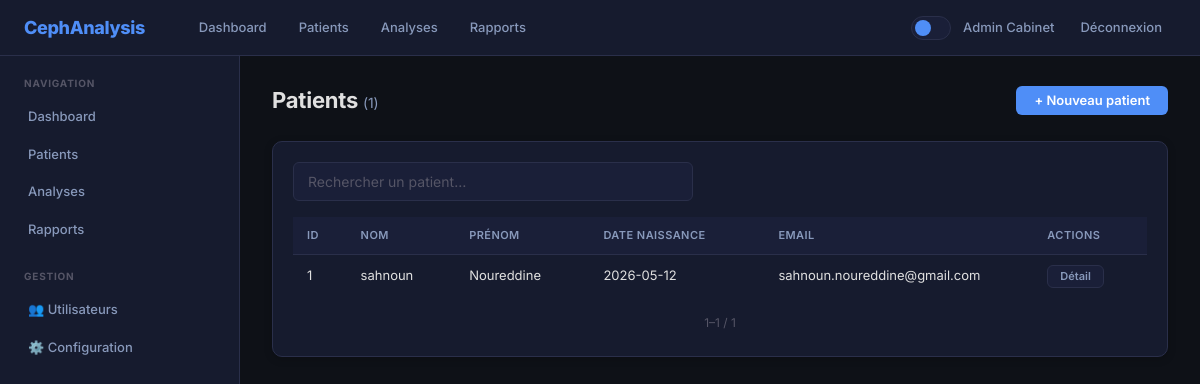
The app's page /patients (signed in) with its own data.
### web_gateway/models.py (models this page shows)
class User(Base):
    __tablename__ = "users"
    id = Column(Integer, primary_key=True)
    email = Column(String, unique=True, nullable=False)
    password_hash = Column(String, nullable=False)
    first_name = Column(String, nullable=False)
    last_name = Column(String, nullable=False)
    role_id = Column(Integer, ForeignKey("roles.id"), nullable=False)
    speciality = Column(String)
    license_number = Column(String)
    signature_image = Column(Text)
    is_active = Column(Boolean, default=True)
    last_login = Column(DateTime)
    created_by = Column(Integer, ForeignKey("users.id"))
    created_at = Column(DateTime, default=_utcnow)
    updated_at = Column(DateTime, onupdate=_utcnow)
    role = relationship("Role", back_populates="users")
    patients_created = relationship("Patient", back_populates="creator", foreign_keys="Patient.created_by")
    patients_assigned = relationship("Patient", back_populates="orthodontist", foreign_keys="Patient.assigned_to")
    sessions = relationship("UserSession", back_populates="user")
    preferences = relationship("UserPreference", back_populates="user")
    notifications = relationship("Notification", back_populates="user")
    audit_logs = relationship("AuditLog", back_populates="user")

class Patient(Base):
    __tablename__ = "patients"
    id = Column(Integer, primary_key=True)
    first_name = Column(String, nullable=False)
    last_name = Column(String, nullable=False)
    birth_date = Column(Date, nullable=False)
    gender = Column(String, CheckConstraint("gender IN ('M','F','O')"))
    email = Column(String)
    phone = Column(String)
    address = Column(String)
    emergency_contact = Column(String)
    emergency_phone = Column(String)
    medical_id = Column(String, unique=True)
    referring_doctor = Column(String)
    medical_history = Column(Text)
    allergies = Column(String)
    medications = Column(String)
    insurance_info = Column(String)
    consent_signed = Column(Boolean, default=False)
    consent_signed_at = Column(DateTime)
    created_by = Column(Integer, ForeignKey("users.id"))
    assigned_to = Column(Integer, ForeignKey("users.id"))
    created_at = Column(DateTime, default=_utcnow)
    updated_at = Column(DateTime, onupdate=_utcnow)
    creator = relationship("User", back_populates="patients_created", foreign_keys=[created_by])
    orthodontist = relationship("User", back_populates="patients_assigned", foreign_keys=[assigned_to])
    documents = relationship("PatientDocument", back_populates="patient")
    notes = relationship("ClinicalNote", back_populates="patient")
    radios = relationship("Radio", back_populates="patient")
    comparisons = relationship("AnalysisComparison", back_populates="patient")
    reports = relationship("Report", back_populates="patient")
    tasks = relationship("Task", back_populates="patient")
    consent_logs = relationship("ConsentLog", back_populates="patient")

### web_gateway/routers/pages.py (the view)
@router.get("/patients", response_class=HTMLResponse)
async def patients_page(request: Request, db: AsyncSession = Depends(get_db), offset: int = Query(0), limit: int = Query(50)):
    user = await get_user(request, db)
    if not user:
        return RedirectResponse(url="/login")
    total = (await db.execute(select(func.count(Patient.id)))).scalar() or 0
    result = await db.execute(select(Patient).order_by(Patient.created_at.desc()).offset(offset).limit(limit + 1))
    patients = result.scalars().all()
    has_more = len(patients) > limit
    if has_more:
        patients = patients[:limit]
    return _render("patients/list.html", current_user=user, patients=[
        {"id": p.id, "first_name": p.first_name, "last_name": p.last_name, "birth_date": p.birth_date,
         "email": p.email}
        for p in patients
    ], show_sidebar=True, page_offset=offset, page_limit=limit, has_more=has_more, total=total)

### web_gateway/templates/patients/list.html (shortened to what this page needs)
{% extends "base.html" %}
{% block content %}
<div class="page-header">
    <h1>Patients <span class="text-muted" style="font-size:14px;font-weight:400">({{ total }})</span></h1>
    <a href="/patients/new" class="btn btn-primary">+ Nouveau patient</a>
</div>
<div class="card">
    <div class="form-group" style="max-width:400px">
        <input type="text" id="search" class="form-control" placeholder="Rechercher un patient…">
    </div>
    {% if patients %}
    <div class="table-wrapper">
        <table class="table">
            <thead>
                <tr>
                    <th>ID</th>
                    <th>Nom</th>
                    <th>Prénom</th>
                    <th>Date naissance</th>
                    <th>Email</th>
                    <th>Actions</th>
                </tr>
            </thead>
            <tbody id="patient-table-body">
                {% for p in patients %}
                <tr>
                    <td>{{ p.id }}</td>
                    <td>{{ p.last_name }}</td>
                    <td>{{ p.first_name }}</td>
                    <td>{{ p.birth_date }}</td>
                    <td style="word-break:break-all;overflow-wrap:break-word;max-width:200px">{{ p.email or '—' }}</td>
                    <td>
                        <a href="/patients/{{ p.id }}" class="btn btn-sm btn-secondary">Détail</a>
                    </td>
                </tr>
                {% endfor %}
            </tbody>
        </table>
    </div>
    <div class="pagination">
        <span style="font-size:12px;color:var(--text-muted);padding:0 8px">
            {{ page_offset + 1 }}–{{ page_offset + patients|length }} / {{ total }}
        </span>
    </div>
    {% else %}
    <div class="empty-state">
        <div class="icon">👤</div>
        <p>Aucun patient pour le moment.</p>
    </div>
    {% endif %}
</div>
{% endblock %}

### web_gateway/templates/partials/navbar.html
<nav class="navbar">
    <div class="navbar-brand">
        <a href="/dashboard">CephAnalysis</a>
    </div>
    <div class="navbar-menu">
        <a href="/dashboard" class="nav-link">Dashboard</a>
        <a href="/patients" class="nav-link">Patients</a>
        <a href="/analyses" class="nav-link">Analyses</a>
        <a href="/reports" class="nav-link">Rapports</a>
    </div>
    <div class="navbar-end">
        <button class="theme-toggle" onclick="toggleTheme()" title="Changer le thème"></button>
        <span class="navbar-user">{{ current_user.first_name }} {{ current_user.last_name }}</span>
        <a href="/auth/logout" class="nav-link">Déconnexion</a>
    </div>
</nav>

### web_gateway/static/css/style.css (style rules this page uses)
:root { --bg-primary: #0e1117; --bg-secondary: #161b2e; --bg-tertiary: #1a1f38; --bg-hover: #1e2440; --border-color: #2a2f4a; --text-primary: #e0e0e0; --text-secondary: #8899bb; --text-muted: #556; --accent: #4f8ef7; --accent-hover: #3a7ae0; --accent-light: rgba(79, 142, 247, 0.1); --success: #2d6a4f; --success-text: #a0e0b0; --danger: #6a2d2d; --danger-text: #e0a0a0; --warning: #6a4e2d; --warning-text: #e0c0a0; --info: #1a2a4a; --info-text: #7eb3ff; --sidebar-width: 240px; --navbar-height: 56px; --radius: 10px; --radius-sm: 6px; --shadow: 0 2px 8px rgba(0,0,0,.2); --shadow-lg: 0 8px 24px rgba(0,0,0,.3); --transition: .2s ease; }
* { box-sizing: border-box; margin: 0; padding: 0; }
body { background: var(--bg-primary); font-family: 'Inter', 'Segoe UI', system-ui, -apple-system, sans-serif; color: var(--text-primary); min-height: 100vh; line-height: 1.5; -webkit-font-smoothing: antialiased; }
.navbar { display: flex; align-items: center; padding: 0 24px; height: var(--navbar-height); background: var(--bg-secondary); border-bottom: 1px solid var(--border-color); position: sticky; top: 0; z-index: 100; backdrop-filter: blur(12px); }
.navbar-brand a { color: var(--accent); font-weight: 800; font-size: 18px; text-decoration: none; letter-spacing: -.02em; }
.navbar-menu { display: flex; gap: 4px; margin-left: 40px; }
.nav-link { color: var(--text-secondary); text-decoration: none; font-size: 13px; font-weight: 500; padding: 8px 14px; border-radius: var(--radius-sm); transition: all var(--transition); }
.navbar-end { margin-left: auto; display: flex; align-items: center; gap: 12px; }
.navbar-user { color: var(--text-secondary); font-size: 13px; font-weight: 500; }
.theme-toggle { background: var(--bg-tertiary); border: 1px solid var(--border-color); border-radius: 20px; width: 40px; height: 24px; cursor: pointer; position: relative; transition: all var(--transition); flex-shrink: 0; }
.theme-toggle::after { content: ''; position: absolute; top: 3px; left: 3px; width: 16px; height: 16px; border-radius: 50%; background: var(--accent); transition: transform var(--transition); }
.page-header { display: flex; align-items: center; justify-content: space-between; margin-bottom: 24px; flex-wrap: wrap; gap: 12px; }
.page-header h1 { font-size: 22px; font-weight: 700; color: var(--text-primary); letter-spacing: -.01em; }
.card { background: var(--bg-secondary); border: 1px solid var(--border-color); border-radius: var(--radius); padding: 20px; margin-bottom: 20px; box-shadow: var(--shadow); transition: box-shadow var(--transition); }
.table-wrapper { overflow-x: auto; }
.table { width: 100%; border-collapse: separate; border-spacing: 0; font-size: 13px; }
.table th { background: var(--bg-tertiary); color: var(--text-secondary); padding: 10px 14px; text-align: left; font-weight: 600; font-size: 11px; text-transform: uppercase; letter-spacing: .04em; border-bottom: 1px solid var(--border-color); }
.table td { padding: 10px 14px; border-bottom: 1px solid var(--border-color); color: var(--text-primary); }
.table tr:last-child td { border-bottom: none; }
.btn { display: inline-flex; align-items: center; gap: 6px; padding: 8px 18px; border-radius: var(--radius-sm); border: none; cursor: pointer; font-size: 13px; font-weight: 600; transition: all var(--transition); text-decoration: none; line-height: 1; }
.btn-sm { padding: 5px 12px; font-size: 11px; }
.btn-primary { background: var(--accent); color: #fff; }
.btn-secondary { background: var(--bg-tertiary); color: var(--text-secondary); border: 1px solid var(--border-color); }
.form-group { margin-bottom: 16px; }
.form-control { width: 100%; padding: 10px 14px; background: var(--bg-tertiary); border: 1px solid var(--border-color); border-radius: var(--radius-sm); color: var(--text-primary); font-size: 14px; font-family: inherit; transition: all var(--transition); }
.form-control::placeholder { color: var(--text-muted); }
.text-muted { color: var(--text-secondary); }
.card, .stat-card, .alert { animation: fadeIn .3s ease; }
.pagination { display: flex; align-items: center; justify-content: center; padding: 16px 0 4px; gap: 4px; }

### records on screen
User: first_name "Admin", last_name "Cabinet"
Patient: id "1", last_name "sahnoun", first_name "Noureddine", birth_date "2026-05-12", email "sahnoun.noureddine@gmail.com"

### other values on screen
{{ total }} "1"
{{ page_offset + 1 }} "1"
{{ page_offset + patients|length }} "1"
